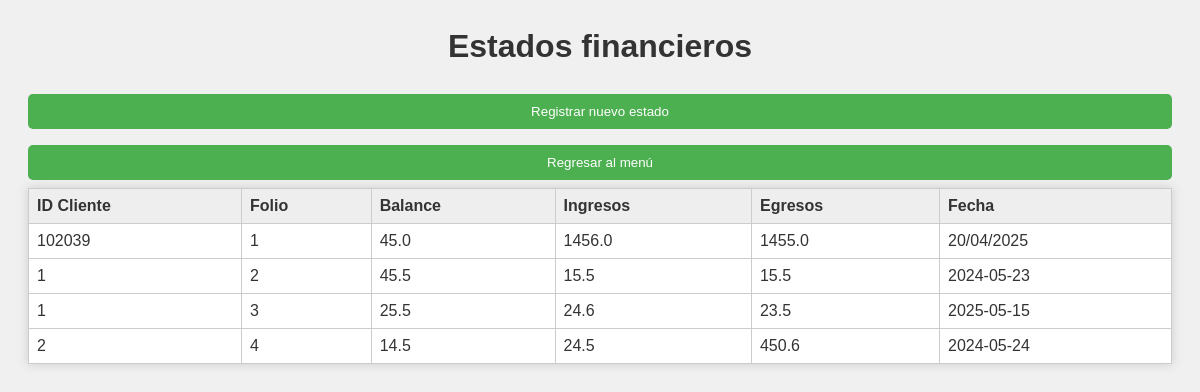
/estados_financieros, run on the app's committed database.
### tables this page shows
CREATE TABLE "CRyFS" (
    "id_CRyFS" INTEGER,
    "id_client" INTEGER,
    "id_financialstatus" INTEGER,
    PRIMARY KEY("id_CRyFS"),
    CONSTRAINT "fk_id_client" FOREIGN KEY("id_client") REFERENCES "ClientRegister"("id_client"),
    CONSTRAINT "fk_id_financialstatus" FOREIGN KEY("id_financialstatus") REFERENCES "FinancialStatus"("id_financialstatus")
);

CREATE TABLE "FinancialStatus" ("id_financialstatus" INTEGER, "id_client" INTEGER, "balance" REAL, "income" REAL, "expenses" REAL, "date" TEXT, PRIMARY KEY("id_financialstatus"), CONSTRAINT "fk_id_client" FOREIGN KEY("id_client") REFERENCES "ClientRegister"("id_client"));

### Despacho_Contable_Web.py (the view)
@app.route("/estados_financieros", methods=['GET', 'POST'])
def mostrar_estados_financieros():
    conexion = sqlite3.connect('database.db')
    cursor = conexion.cursor()
    cursor.execute("""
        SELECT CRyFS.id_client, FinancialStatus.id_financialstatus, FinancialStatus.balance,
               FinancialStatus.income, FinancialStatus.expenses, FinancialStatus.date
        FROM FinancialStatus
        JOIN CRyFS ON FinancialStatus.id_financialstatus = CRyFS.id_financialstatus
    """)
    estados = cursor.fetchall()
    conexion.close()
    return render_template("estados_financieros.html", estados=estados)

### templates/estados_financieros.html (shortened to what this page needs)
<html lang="es">
<head>
    <link rel="stylesheet" href="{{ url_for('static', filename='CSS/Styles.css') }}">
</head>
<body>
    <h1>Estados financieros</h1>
    <a href="{{ url_for('registrar_estado_financiero') }}">
        <button type="button" class="boton-menu">Registrar nuevo estado</button>
    </a>
    <a href="{{ url_for('menu_principal') }}">
        <button type="button" class="boton-menu">Regresar al menú</button>
    </a>
    <table>
        <thead>
            <tr>
                <th>ID Cliente</th>
                <th>Folio</th>
                <th>Balance</th>
                <th>Ingresos</th>
                <th>Egresos</th>
                <th>Fecha</th>
            </tr>
        </thead>
        {% for estado in estados %}
        <tr>
            <td>{{ estado[0] }}</td>
            <td>{{ estado[1] }}</td>
            <td>{{ estado[2] }}</td>
            <td>{{ estado[3] }}</td>
            <td>{{ estado[4] }}</td>
            <td>{{ estado[5] }}</td>
        </tr>
        {% endfor %}
    </table>
</body>
</html>

### static/CSS/Styles.css (style rules this page uses)
body { font-family: Arial, sans-serif; padding: 20px; background-color: #f0f0f0; color: #333; }
h1, h2, h3 { text-align: center; color: #333; }
input, select, textarea, button { width: 100%; padding: 10px; margin: 8px 0; border: 1px solid #ccc; border-radius: 5px; box-sizing: border-box; }
button { background-color: #4CAF50; color: white; border: none; cursor: pointer; }
a { color: #007BFF; text-decoration: none; }
table { width: 100%; margin: auto; border-collapse: collapse; background: white; box-shadow: 0 0 10px #ccc; }
th, td { padding: 8px; border: 1px solid #ccc; text-align: left; }
th { background: #eee; }

### data on the page
CRyFS: id_client "102039", id_financialstatus "1", balance "45.0", income "1456.0", expenses "1455.0", date "20/04/2025"
CRyFS: id_client "1", id_financialstatus "2", balance "45.5", income "15.5", expenses "15.5", date "2024-05-23"
CRyFS: id_client "1", id_financialstatus "3", balance "25.5", income "24.6", expenses "23.5", date "2025-05-15"
CRyFS: id_client "2", id_financialstatus "4", balance "14.5", income "24.5", expenses "450.6", date "2024-05-24"
